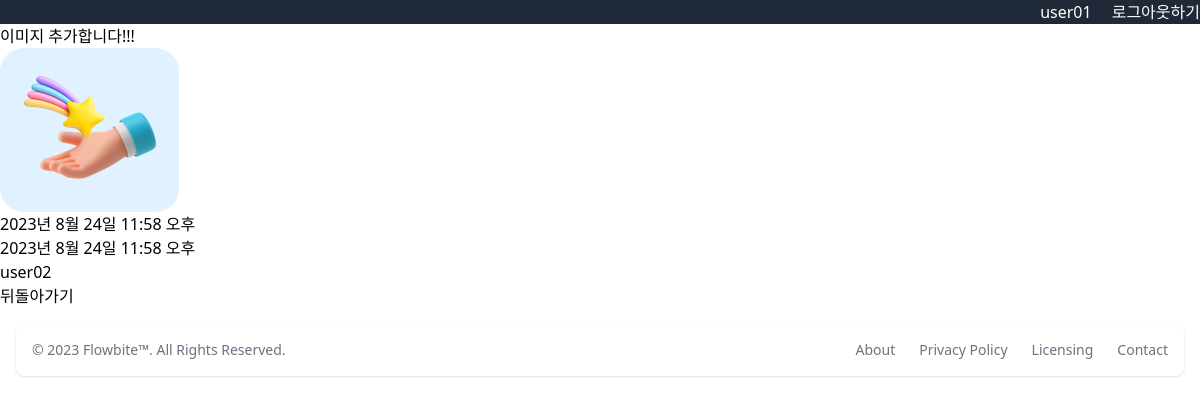
The page /todo/8/ (signed in) on the database its author committed.
### user/models.py (models this page shows)
class User(AbstractUser):
    profile = models.TextField(null=True, blank=True)
    like_todos = models.ManyToManyField("todo.Todo", related_name="like_users")
    follow = models.ManyToManyField("self", symmetrical=False, related_name="followers")

### todo/models.py (models this page shows, shortened)
class Todo(models.Model):
    user = models.ForeignKey("user.User", on_delete=models.CASCADE)
    content = models.TextField()
    created_at = models.DateTimeField(auto_now_add=True)
    updated_at = models.DateTimeField(auto_now=True)
    is_done = models.BooleanField(default=False)
    image = models.ImageField(blank=True, null=True)

### todo/views.py (the view)
# urls.py: path("<int:todo_id>/", views.read),
def read(request, todo_id):
    todo = Todo.objects.get(id=todo_id)
    context = {
        "todo": todo,
    }
    return render(request, "todo/detail.html", context)

### todo/templates/todo/detail.html (shortened to what this page needs)
{% extends 'base.html' %} {% block content %}
<div>
  <h1>{{ todo.content }}</h1>
  <img src="/media/{{ todo.image }}" alt="" />
  <p>{{ todo.created_at }}</p>
  <p>{{ todo.updated_at }}</p>
  <p>{{ todo.user.username }}</p>
  <a href="/todo/">
    <button>뒤돌아가기</button>
  </a>
</div>
{% endblock %}

### firstproject/templates/base.html (shortened to what this page needs)
<!DOCTYPE html>
<html lang="en">
  <head>
    <script src="https://cdn.tailwindcss.com"></script>
  </head>
  <body>
    <nav class="bg-gray-800 text-white flex justify-end space-x-5">
      {% if request.user.is_authenticated %}
      <div>{{ request.user.username }}</div>
      <form action="/user/logout/" method="post">
        <button>로그아웃하기</button>
      </form>
      {% else %}
      <div>
        <a href="/user/login/">로그인</a>
        <a href="/user/signup/">회원가입</a>
      </div>
      {% endif %}
    </nav>
    {% block content %} {% endblock %}
    <footer class="bg-white rounded-lg shadow m-4 dark:bg-gray-800">
      <div
        class="w-full mx-auto max-w-screen-xl p-4 md:flex md:items-center md:justify-between"
      >
        <span class="text-sm text-gray-500 sm:text-center dark:text-gray-400"
          >© 2023
          <a href="https://flowbite.com/" class="hover:underline">Flowbite™</a>.
          All Rights Reserved.
        </span>
        <ul
          class="flex flex-wrap items-center mt-3 text-sm font-medium text-gray-500 dark:text-gray-400 sm:mt-0"
        >
          <li>
            <a href="#" class="mr-4 hover:underline md:mr-6">About</a>
          </li>
          <li>
            <a href="#" class="mr-4 hover:underline md:mr-6">Privacy Policy</a>
          </li>
          <li>
            <a href="#" class="mr-4 hover:underline md:mr-6">Licensing</a>
          </li>
          <li>
            <a href="#" class="hover:underline">Contact</a>
          </li>
        </ul>
      </div>
    </footer>
  </body>
</html>

### rows shown on the page
User: user.username "user01"
Todo: content "이미지 추가합니다!!!", image (picture), created_at "2023년 8월 24일 11:58 오후", updated_at "2023년 8월 24일 11:58 오후", user.username "user02"
